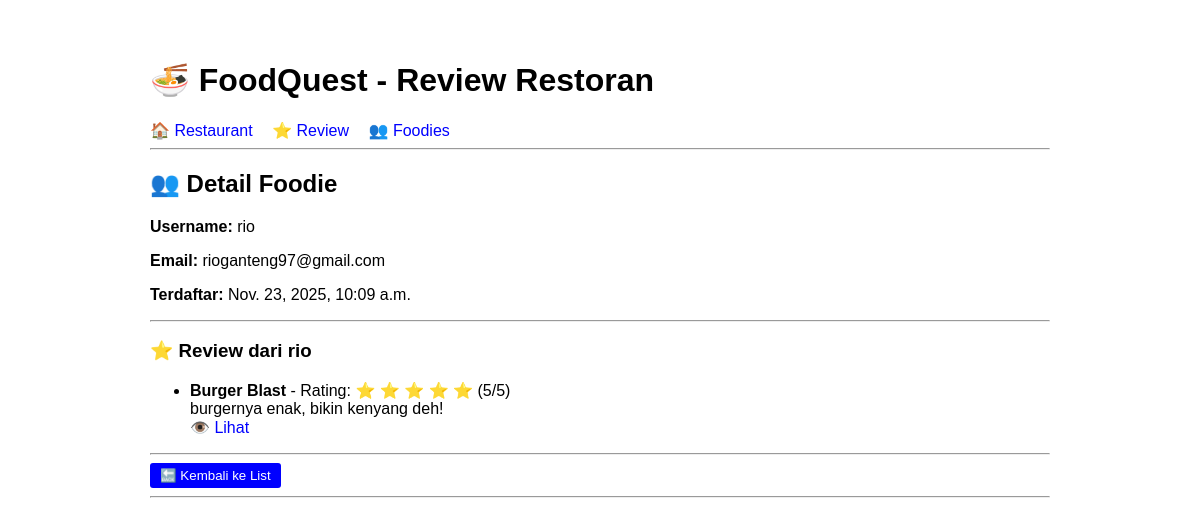
Before: /foodies/1/ with the older database file.
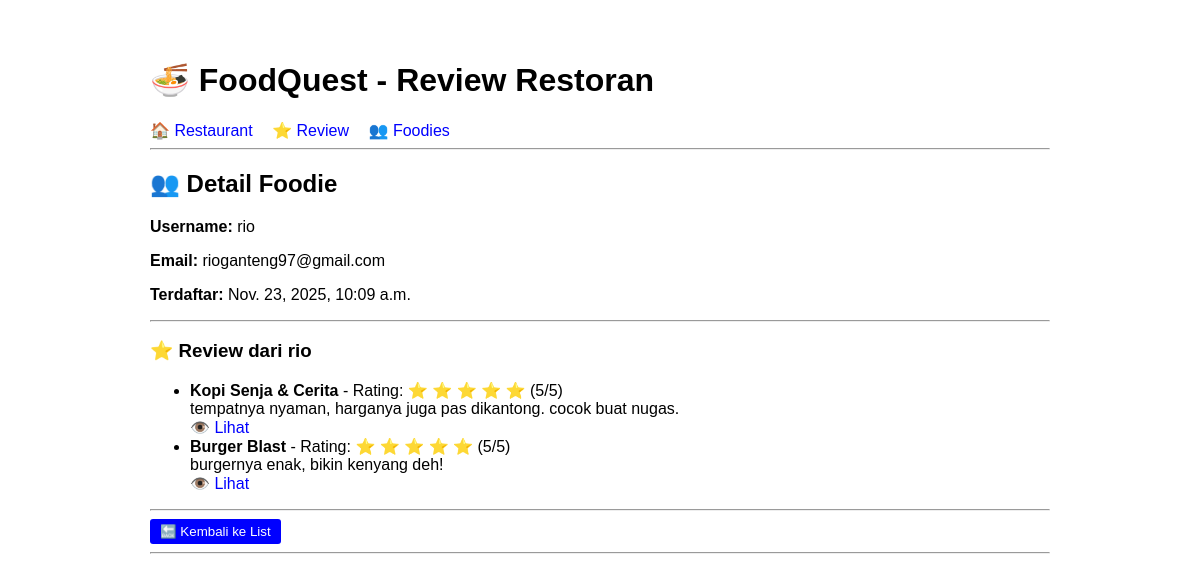
After: the same page with the newer database file.
### restaurant/models.py (models this page shows, shortened)
class Review(models.Model):
    RATING_CHOICES = [(i, i) for i in range(1, 6)]
    restaurant = models.ForeignKey(Restaurant, on_delete=models.CASCADE, related_name='reviews')
    foodie = models.ForeignKey(Foodie, on_delete=models.CASCADE, related_name='reviews')
    rating = models.IntegerField(choices=RATING_CHOICES)
    komentar = models.TextField()
    waktu_review = models.DateTimeField(auto_now_add=True)
    class Meta:
        verbose_name_plural = "Reviews"
        ordering = ['-waktu_review']

class Restaurant(models.Model):
    KATEGORI_CHOICES = [
        ('kafe', 'Cafe'),
        ('fine_dining', 'Fine Dining Restaurant'),
        ('casual_dining', 'Casual Dining Restaurant'),
        ('fast_casual', 'Fast Casual Dining'),
        ('fast_food', 'Fast Food Restaurant'),
    ]
    nama = models.CharField(max_length=100)
    lokasi = models.CharField(max_length=200)
    kategori = models.CharField(max_length=50, choices=KATEGORI_CHOICES)
    no_telp = models.CharField(max_length=20)
    deskripsi = models.TextField()
    class Meta:
        verbose_name_plural = "Restaurants"

### restaurant/views.py (the view)
# urls.py: path('foodies/<int:pk>/', views.FoodieDetailView.as_view(), name='foodie_detail'),
class FoodieDetailView(DetailView):
    model = Foodie
    template_name = 'restaurant/foodie_detail.html'
    context_object_name = 'foodie'

### restaurant/templates/restaurant/foodie_detail.html
{% extends 'restaurant/base.html' %}
{% block content %}
<h2>👥 Detail Foodie</h2>
<p><strong>Username:</strong> {{ foodie.username }}</p>
<p><strong>Email:</strong> {{ foodie.email }}</p>
<p><strong>Terdaftar:</strong> {{ foodie.waktu }}</p>
<hr>
<h3>⭐ Review dari {{ foodie.username }}</h3>
{% if foodie.reviews.all %}
<ul>
    {% for review in foodie.reviews.all %}
    <li>
        <strong>{{ review.restaurant.nama }}</strong>
        - Rating:
        {% for i in "12345" %}
            {% if i|add:0 <= review.rating %}⭐{% else %}☆{% endif %}
        {% endfor %}
        ({{ review.rating }}/5)
        <br>
        {{ review.komentar|truncatewords:20 }}
        <br>
        <a href="{% url 'review_detail' review.id %}">👁️ Lihat</a>
    </li>
    {% endfor %}
</ul>
{% else %}
<p>{{ foodie.username }} belum membuat review apapun.</p>
{% endif %}
<hr>
<a href="{% url 'foodie_list' %}"><button>🔙 Kembali ke List</button></a>
{% endblock %}

Changed rows visible on the page:
added Review: restaurant.nama "Kopi Senja & Cerita", rating "5", komentar "tempatnya nyaman, harganya juga pas dikantong. cocok buat nugas."
